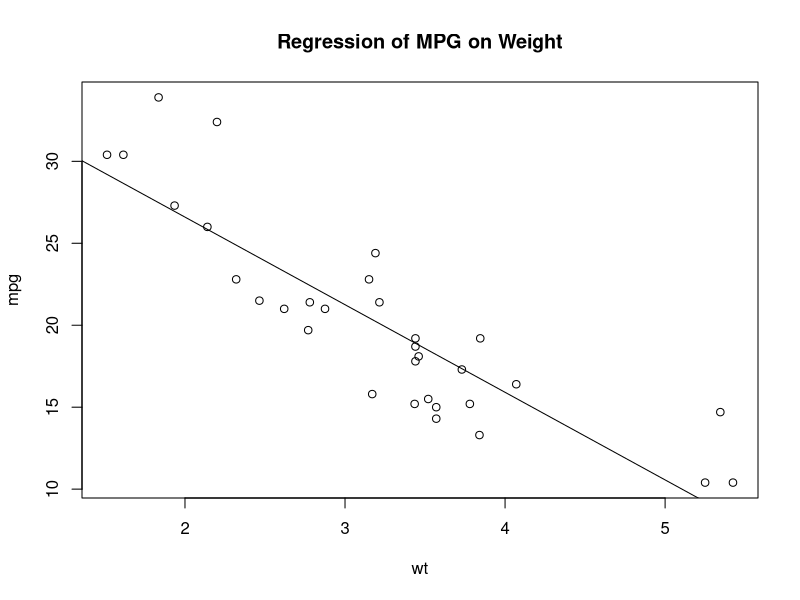
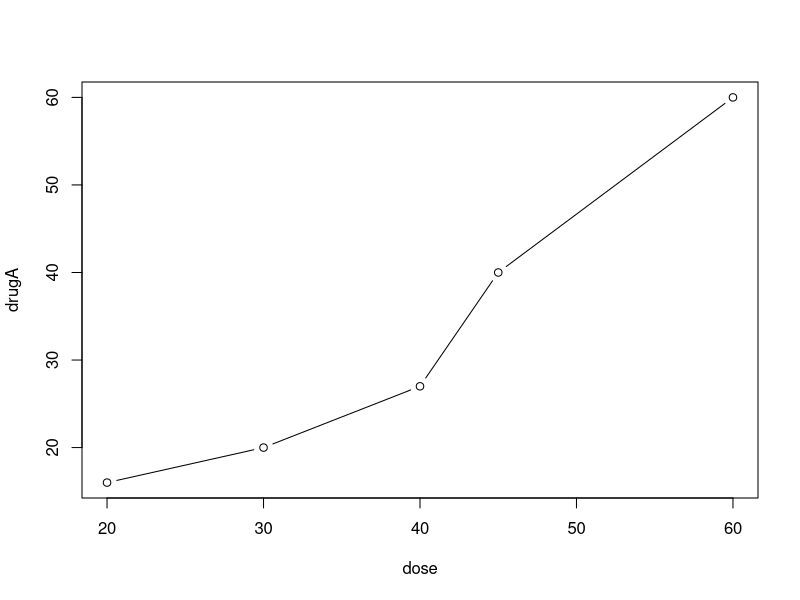
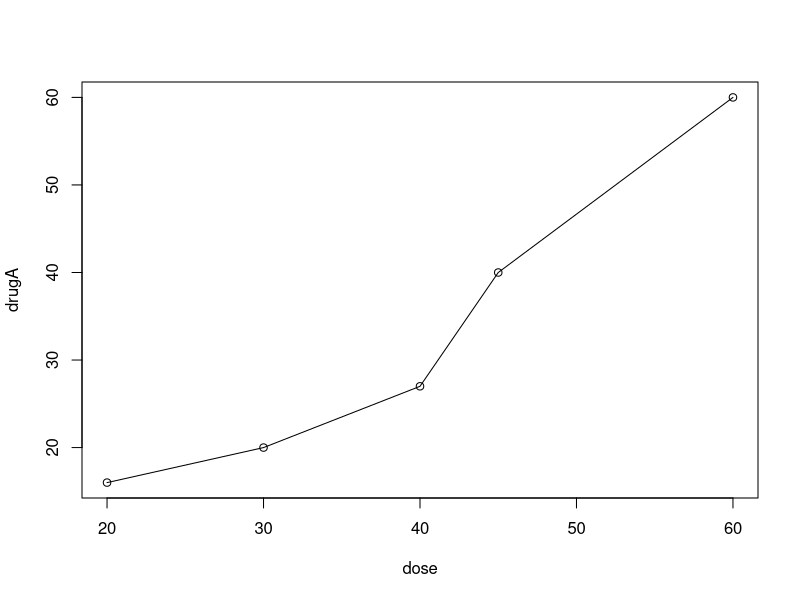
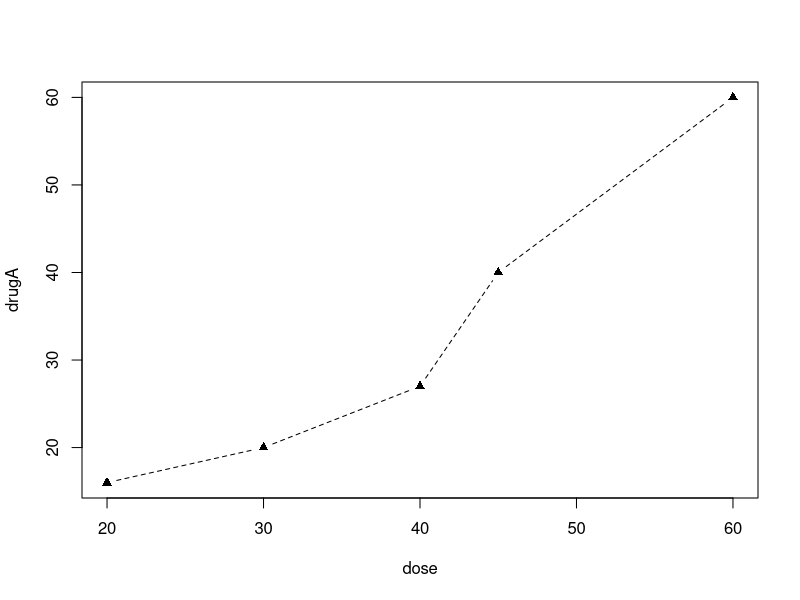
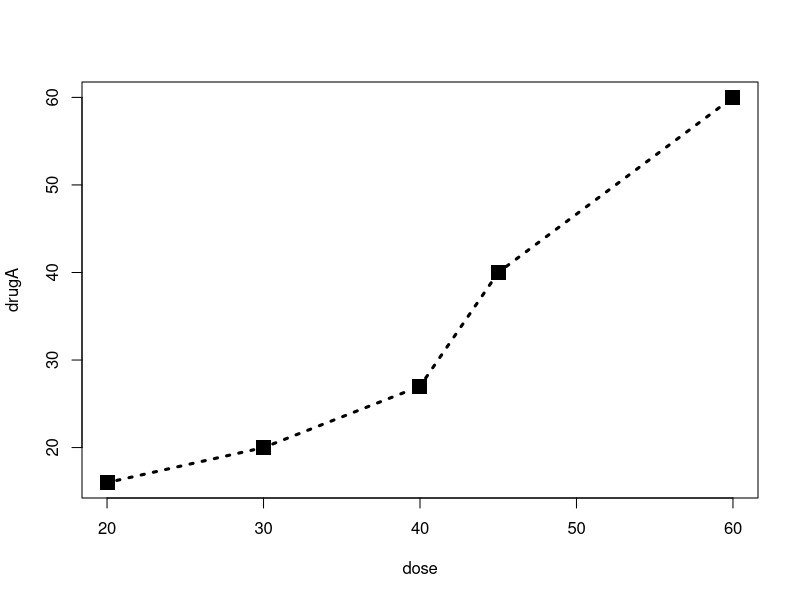
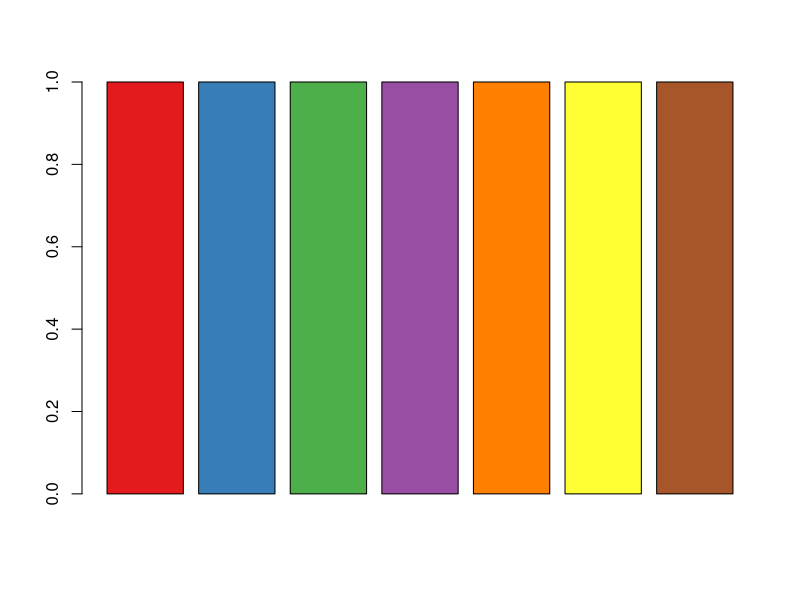
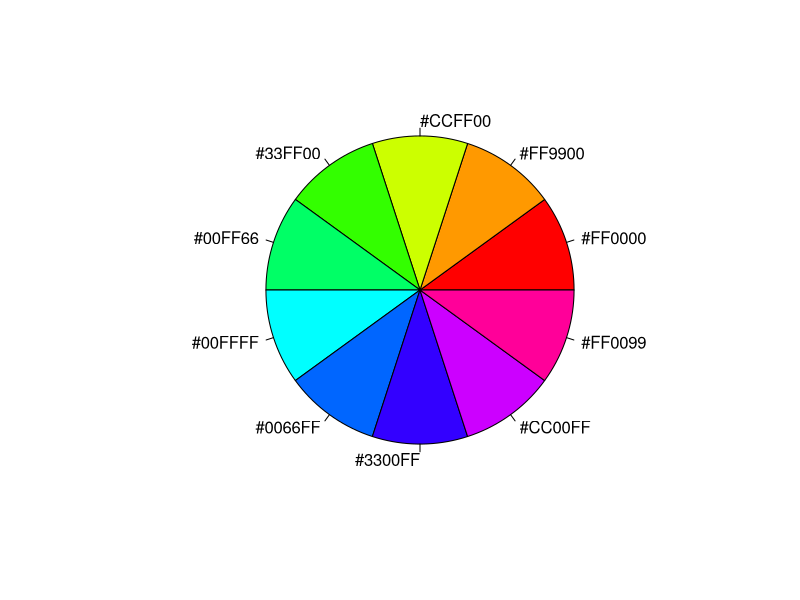
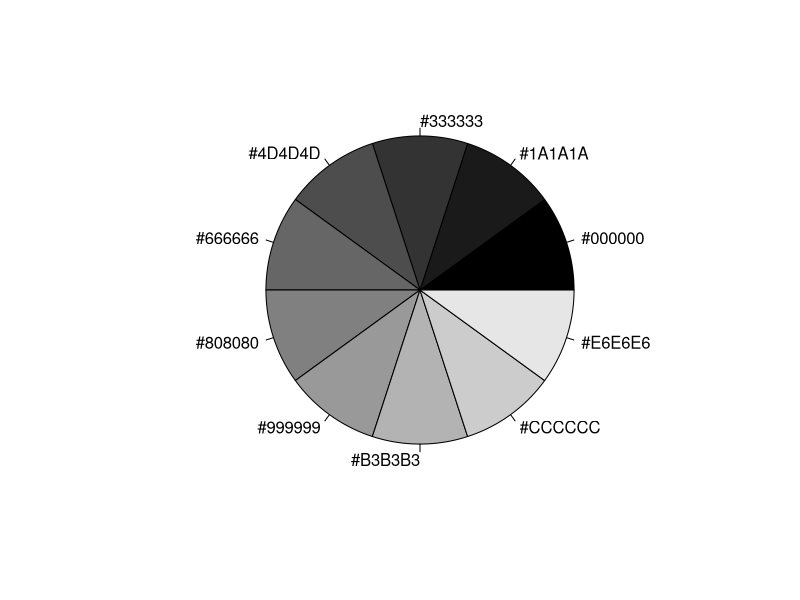

These figures' R source, in order:
# ----------------------------------------------------#
# R in Action: Chapter 3                     #
# Getting started with graphs                         #
# requires that the Hmisc and RColorBrewer  packages  #
# have been installed                                 #
# install.packages(c("Hmisc", "RColorBrewer"))        #
#-----------------------------------------------------#

par(ask=TRUE)
opar <- par(no.readonly=TRUE) # make a copy of current settings

attach(mtcars) # be sure to execute this line

plot(wt, mpg)
abline(lm(mpg~wt))
title("Regression of MPG on Weight")
# Input data for drug example
dose  <- c(20, 30, 40, 45, 60)
drugA <- c(16, 20, 27, 40, 60)
drugB <- c(15, 18, 25, 31, 40)

plot(dose, drugA, type="b")

plot(dose, drugA, type="o")


opar <- par(no.readonly=TRUE) # make a copy of current settings
par(lty=2, pch=17)            # change line type and symbol
plot(dose, drugA, type="b")   # generate a plot
par(opar)                     # restore the original settings 

plot(dose, drugA, type="b", lty=3, lwd=3, pch=15, cex=2)


# choosing colors
library(RColorBrewer)
n <- 7
mycolors <- brewer.pal(n, "Set1")
barplot(rep(1,n), col=mycolors)

n <- 10
mycolors <- rainbow(n)
pie(rep(1, n), labels=mycolors, col=mycolors)
mygrays <- gray(0:n/n)
pie(rep(1, n), labels=mygrays, col=mygrays)


# Listing 3.1 - Using graphical parameters to control graph appearance	
dose <- c(20, 30, 40, 45, 60)
drugA <- c(16, 20, 27, 40, 60)
drugB <- c(15, 18, 25, 31, 40)
opar <- par(no.readonly=TRUE)
par(pin=c(2, 3))
par(lwd=2, cex=1.5)
par(cex.axis=.75, font.axis=3)
plot(dose, drugA, type="b", pch=19, lty=2, col="red")
plot(dose, drugB, type="b", pch=23, lty=6, col="blue", bg="green")
par(opar)				


# Adding text, lines, and symbols
plot(dose, drugA, type="b",  
     col="red", lty=2, pch=2, lwd=2,
     main="Clinical Trials for Drug A", 
     sub="This is hypothetical data", 
     xlab="Dosage", ylab="Drug Response",
     xlim=c(0, 60), ylim=c(0, 70))


# Listing 3.2 - An Example of Custom Axes
x <- c(1:10)
y <- x
z <- 10/x
opar <- par(no.readonly=TRUE)
par(mar=c(5, 4, 4, 8) + 0.1)
plot(x, y, type="b",
     pch=21, col="red",
     yaxt="n", lty=3, ann=FALSE)
lines(x, z, type="b", pch=22, col="blue", lty=2)
axis(2, at=x, labels=x, col.axis="red", las=2)
axis(4, at=z, labels=round(z, digits=2),
     col.axis="blue", las=2, cex.axis=0.7, tck=-.01)
mtext("y=1/x", side=4, line=3, cex.lab=1, las=2, col="blue")
title("An Example of Creative Axes",
      xlab="X values",
      ylab="Y=X")
par(opar)


# Listing 3.3 - Comparing Drug A and Drug B response by dose
dose <- c(20, 30, 40, 45, 60)
drugA <- c(16, 20, 27, 40, 60)
drugB <- c(15, 18, 25, 31, 40)
opar <- par(no.readonly=TRUE)
par(lwd=2, cex=1.5, font.lab=2)
plot(dose, drugA, type="b",
     pch=15, lty=1, col="red", ylim=c(0, 60),
     main="Drug A vs. Drug B",
     xlab="Drug Dosage", ylab="Drug Response")
lines(dose, drugB, type="b",
      pch=17, lty=2, col="blue")
abline(h=c(30), lwd=1.5, lty=2, col="gray")
library(Hmisc)
minor.tick(nx=3, ny=3, tick.ratio=0.5)
legend("topleft", inset=.05, title="Drug Type", c("A","B"),
       lty=c(1, 2), pch=c(15, 17), col=c("red", "blue"))
par(opar)


# Example of labeling points
attach(mtcars)
plot(wt, mpg,
     main="Mileage vs. Car Weight",
     xlab="Weight", ylab="Mileage",
     pch=18, col="blue")
text(wt, mpg,
     row.names(mtcars),
     cex=0.6, pos=4, col="red")
detach(mtcars)


# View font families 
opar <- par(no.readonly=TRUE)
par(cex=1.5)
plot(1:7,1:7,type="n")
text(3,3,"Example of default text")
text(4,4,family="mono","Example of mono-spaced text")
text(5,5,family="serif","Example of serif text")
par(opar)


# Combining graphs
attach(mtcars)
opar <- par(no.readonly=TRUE)
par(mfrow=c(2,2))
plot(wt,mpg, main="Scatterplot of wt vs. mpg")
plot(wt,disp, main="Scatterplot of wt vs. disp")
hist(wt, main="Histogram of wt")
boxplot(wt, main="Boxplot of wt")
par(opar)
detach(mtcars)

attach(mtcars)
opar <- par(no.readonly=TRUE)
par(mfrow=c(3,1))
hist(wt)
hist(mpg)
hist(disp)
par(opar)
detach(mtcars)

attach(mtcars)
layout(matrix(c(1,1,2,3), 2, 2, byrow = TRUE))
hist(wt)
hist(mpg)
hist(disp)
detach(mtcars)


attach(mtcars)
layout(matrix(c(1, 1, 2, 3), 2, 2, byrow = TRUE),
       widths=c(3, 1), heights=c(1, 2))
hist(wt)
hist(mpg)
hist(disp)
detach(mtcars)


# Listing 3.4 - Fine placement of figures in a graph
opar <- par(no.readonly=TRUE)
par(fig=c(0, 0.8, 0, 0.8))
plot(mtcars$wt, mtcars$mpg,
     xlab="Miles Per Gallon",
     ylab="Car Weight")
par(fig=c(0, 0.8, 0.55, 1), new=TRUE)
boxplot(mtcars$wt, horizontal=TRUE, axes=FALSE)
par(fig=c(0.65, 1, 0, 0.8), new=TRUE)
boxplot(mtcars$mpg, axes=FALSE)
mtext("Enhanced Scatterplot", side=3, outer=TRUE, line=-3)
par(opar)
